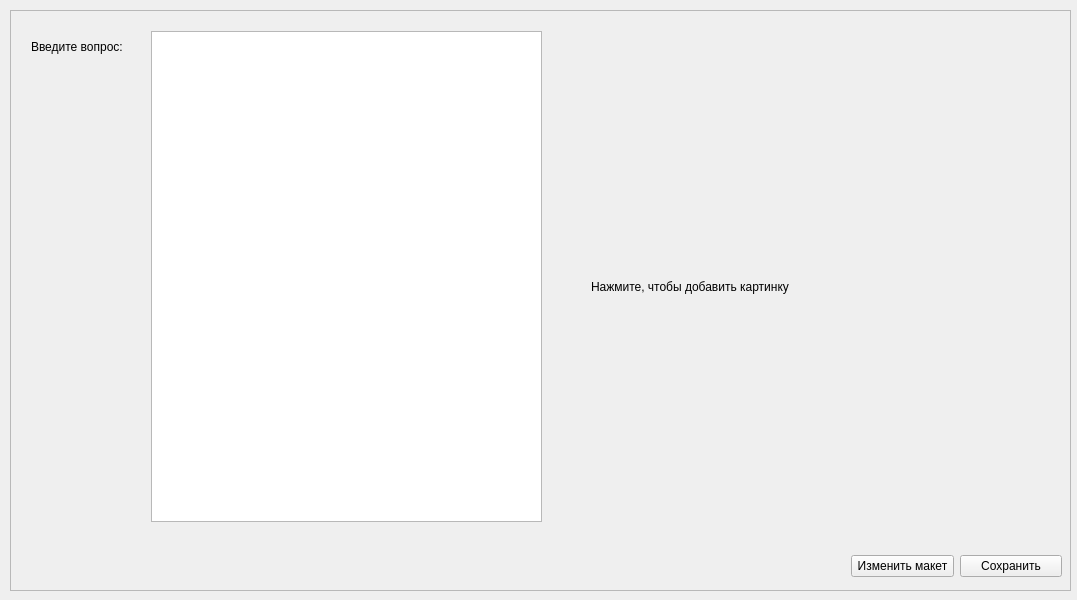
<?xml version="1.0" encoding="UTF-8"?>
<ui version="4.0">
 <class>Form</class>
 <widget class="QWidget" name="Form">
  <property name="geometry">
   <rect>
    <x>0</x>
    <y>0</y>
    <width>1077</width>
    <height>600</height>
   </rect>
  </property>
  <property name="minimumSize">
   <size>
    <width>1000</width>
    <height>600</height>
   </size>
  </property>
  <property name="windowTitle">
   <string>Form</string>
  </property>
  <widget class="QScrollArea" name="scrollArea">
   <property name="geometry">
    <rect>
     <x>10</x>
     <y>10</y>
     <width>1061</width>
     <height>581</height>
    </rect>
   </property>
   <property name="widgetResizable">
    <bool>true</bool>
   </property>
   <widget class="QWidget" name="scrollAreaWidgetContents">
    <property name="geometry">
     <rect>
      <x>0</x>
      <y>0</y>
      <width>1059</width>
      <height>579</height>
     </rect>
    </property>
    <widget class="QLabel" name="label">
     <property name="geometry">
      <rect>
       <x>20</x>
       <y>20</y>
       <width>131</width>
       <height>31</height>
      </rect>
     </property>
     <property name="text">
      <string>Введите вопрос:</string>
     </property>
    </widget>
    <widget class="QPlainTextEdit" name="question_plain_text">
     <property name="geometry">
      <rect>
       <x>140</x>
       <y>20</y>
       <width>391</width>
       <height>491</height>
      </rect>
     </property>
    </widget>
    <widget class="QLabel" name="image_label">
     <property name="geometry">
      <rect>
       <x>580</x>
       <y>30</y>
       <width>461</width>
       <height>491</height>
      </rect>
     </property>
     <property name="text">
      <string>Нажмите, чтобы добавить картинку</string>
     </property>
    </widget>
    <widget class="QWidget" name="horizontalLayoutWidget">
     <property name="geometry">
      <rect>
       <x>840</x>
       <y>540</y>
       <width>211</width>
       <height>31</height>
      </rect>
     </property>
     <layout class="QHBoxLayout" name="horizontalLayout">
      <item>
       <widget class="QPushButton" name="choosing_maket_button">
        <property name="text">
         <string>Изменить макет</string>
        </property>
       </widget>
      </item>
      <item>
       <widget class="QPushButton" name="save_button">
        <property name="text">
         <string>Сохранить</string>
        </property>
       </widget>
      </item>
     </layout>
    </widget>
   </widget>
  </widget>
 </widget>
 <resources/>
 <connections/>
</ui>
